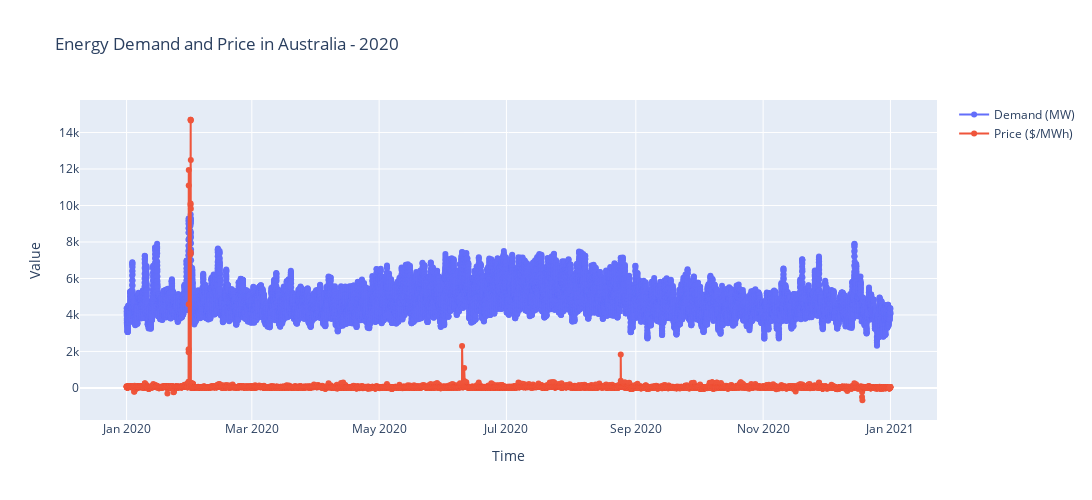

Notebook code cell kept with this figure:
### Code cell
fig = go.Figure()
fig.add_trace(go.Scatter(x=energy_2020.SETTLEMENTDATE, y=energy_2020.TOTALDEMAND, mode='lines+markers', name='Demand (MW)'))
fig.add_trace(go.Scatter(x=energy_2020.SETTLEMENTDATE, y=energy_2020.RRP, mode='lines+markers', name='Price ($/MWh)'))

fig.update_layout(title='Energy Demand and Price in Australia - 2020',
                    width=1100, height=500,
                     xaxis_title='Time',
                     yaxis_title='Value')

fig.show()

### Figure 1 — Plotly figure (JSON) as saved in the notebook; plotly's stock layout.template omitted (floating-point values rounded to 4 significant figures; data arrays with more than 128 entries replaced by an {"elided": "..."} marker saying what was removed)
{"data": [{"mode": "lines+markers", "name": "Demand (MW)", "type": "scatter", "x": {"elided": "17568 str values"}, "y": {"elided": "17568 float values"}}, {"mode": "lines+markers", "name": "Price ($/MWh)", "type": "scatter", "x": {"elided": "17568 str values"}, "y": {"elided": "17568 float values"}}], "layout": {"height": 500, "title": {"text": "Energy Demand and Price in Australia - 2020"}, "width": 1100, "xaxis": {"title": {"text": "Time"}}, "yaxis": {"title": {"text": "Value"}}}}
